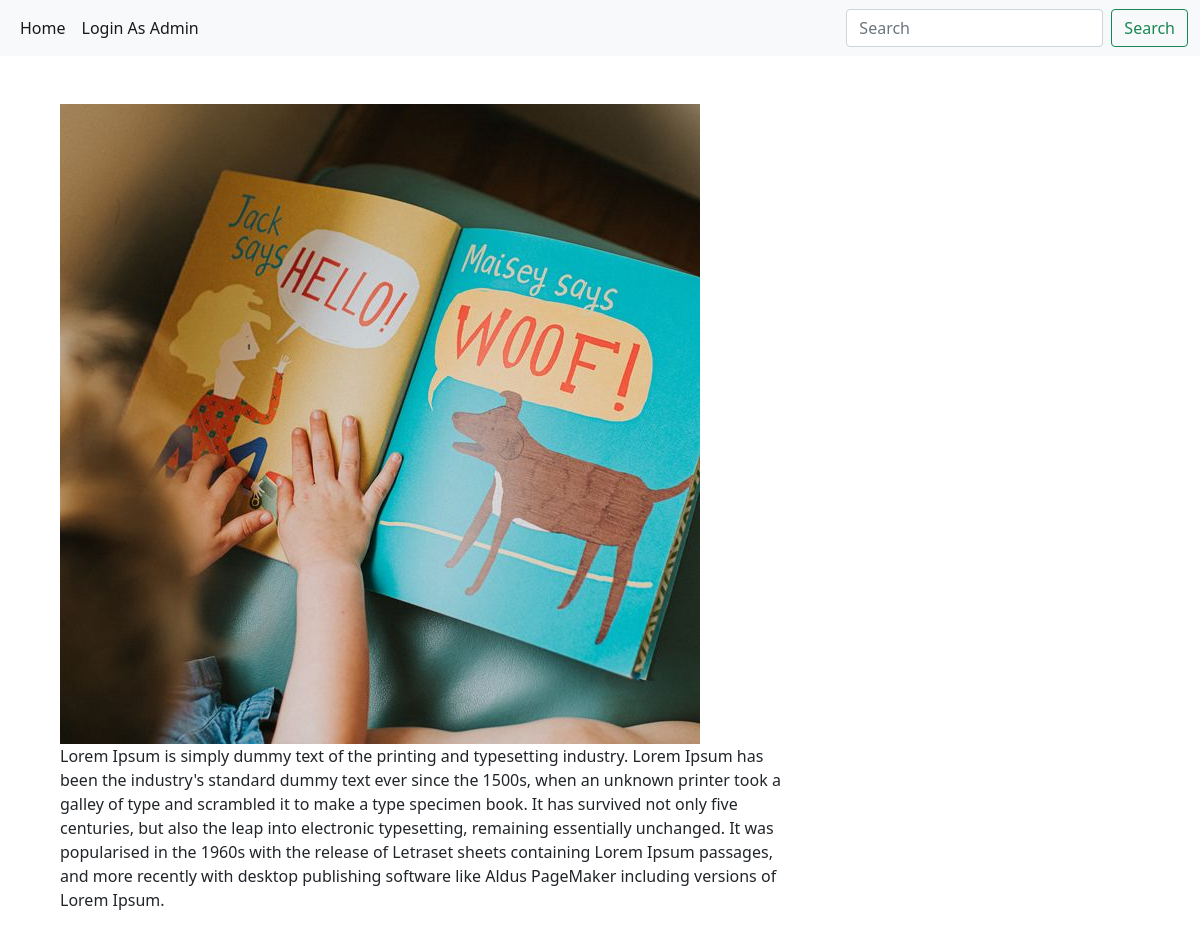
The page /photo/1 on the database its author committed.
### store/models.py (models this page shows, shortened)
class Books(models.Model):
    category = models.ForeignKey(Category, on_delete=models.CASCADE, null=True, blank=True)
    image = models.ImageField(default = 'default.jpg')
    name = models.CharField(max_length=100, null=True, blank=True)
    author = models.CharField(max_length=100)
    price = models.IntegerField()
    description = models.TextField()

### store/views.py (the view)
# urls.py: path('photo/<str:pk>',views.viewPhoto, name='view_photo'),
def viewPhoto(request, pk):
    book = Books.objects.get(id=pk)
    context = {
        'book': book,
    }
    return render(request, 'viewphoto.html', context)

### templates/viewphoto.html
{% extends 'base.html' %}
{% block content %}
    <div class="container m-5">
        <div class="row">
            <div class="col-md-8">
                <img src="{{ book.image.url }}">
                <p>{{book.description}}</p>
            </div>
        </div>
    </div>
{% endblock %}

### rows shown on the page
Books: image (picture), description "Lorem Ipsum is simply dummy text of the printing and typesetting industry. Lorem Ipsum has been the industry's standard dummy text ever since the 1500s, when an unknown printer took a galley of type and scrambled it to make a type specimen book. It has survived not only five centuries, but also the leap into electronic typesetting, remaining essentially unchanged. It was popularised in the 1960s with the release of Letraset sheets containing Lorem Ipsum passages, and more recently with desktop publishing software like Aldus PageMaker including versions of Lorem Ipsum."
